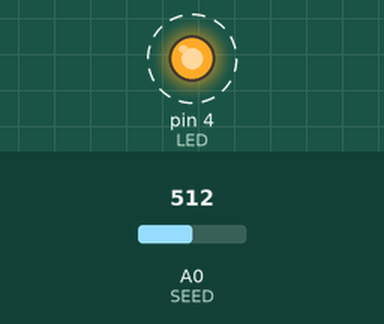
Simulated run of this sketch. Board: Arduino Uno, built with avr-gcc and run on an emulated ATmega328P. On the bench: output pins drawn as LEDs (lit = HIGH). Dashed ring = blinking. Inputs (shaded band) come from the test bench; at power-on: A0 (SEED) = 512. Random numbers use the default seed unless the sketch sets one.

Above: at 5.02 s.
Timing chart, 0 to 8.0 s (numbered marks = the images above):
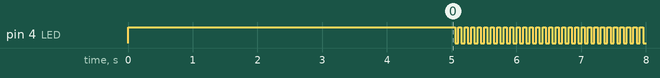

The sketch:

blinkLightTheremin.ino
```cpp
/*
  Blinking Theremin 2.0

  inspiration from light theremin in the Arduino library

  By L.V. Olavi Rantala
  aka ozf1r
  Late@Linuxrauta.fi

  Read analog input to blink a led randomly
  blink faster as finger is closer to the LDR
  connected to analog input SEED
  constants MIN and MAX determine the duration of each blink

  code should be pretty clear

  I connected a simple LDR voltage divider to the analog input

  happy hacking!

*/

const int LED = 4;      // The LED pin
const int SEED = A0;    // analog read pin for random seed

const int MIN = 50;     // absolute minimum LED on/off
const int MAX = 1000;    // absolute maximum LED on/off

int l = 1023;           // sensor low value from calibration
int h = 0;              // sensor high value from calibration
int p;                  // calibrated value for delay

int r;                  // random value in milliseconds
int s;                  // sensor value

// the setup function runs once when you press reset or power the board
// yes I did use Blink as a base for this, hence the silly comments
void setup() {
  // initialize digital pin LED as an output.
  pinMode(LED, OUTPUT);
  // to make this truly random, connect analog pin zero to something random
  // like a voltage divider made with an LDR
  // but please do not use this for cryptography!
  randomSeed(analogRead(SEED));

  // turn the led on for five seconds for calibration
  digitalWrite(LED, HIGH);

  // calibrate for the first five seconds after program runs
  while (millis() < 5000) {
    // record the maximum sensor value
    s = analogRead(SEED);
    if (s > h) {
      h = s;
    }
    // record the minimum sensor value
    if (s < l) {
      l = s;
    }
  }
  // turn the LED off, signaling the end of the calibration period
  digitalWrite(LED, LOW);
}

// the loop function runs over and over again forever
void loop() {
  //read the input
  s = analogRead(SEED);

  // map the sensor value to range
  int p = map(s, l, h, MIN, MAX);

  r = random(MIN,p);       // get a random value r
  digitalWrite(LED, HIGH);   // turn the LED on
  delay(r);                  // wait for r milliseconds
  r = random(MIN,p);       // get a random value r
  digitalWrite(LED, LOW);    // turn the LED off
  delay(r);                  // wait for r milliseconds

}
```

Measured:
- by itself, pin 4 (LED): alternates HIGH for 0.05 s and LOW for 0.05 s
